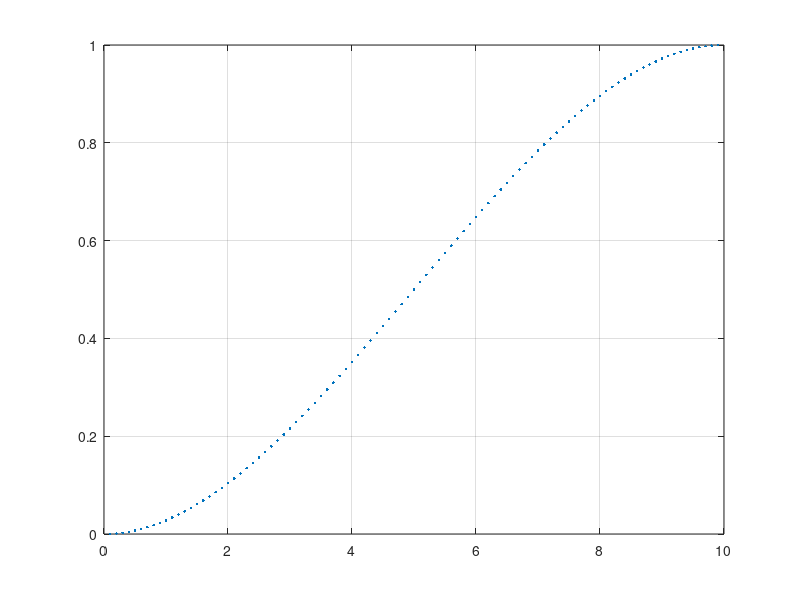

Reproduce this figure in MATLAB.
% Werikson Alves - 96708
% Aula 06 DE ELT 476 (07/07/22)
%==========================================================================
% Limpar todas as variaveis, janelas e o command window
close all; clear all; clc;

% Procura o diretorio com todos os arquivos relacionados ao projeto
PastaAtual = pwd;
PastaRaiz = 'ELT 476';
cd(PastaAtual(1:(strfind(PastaAtual,PastaRaiz)+numel(PastaRaiz)-1)))
addpath(genpath(pwd))
%% Plotar um caminho onde q0 = 0, q1~=1, q0~=q1 = 0, t=10s

ti = 0;
tf = 10;
Meqn = [1 ti ti^2 ti^3;
        0 1 2*ti 3*ti^2;
        1 tf tf^2 tf^3;
        0 1 2*tf 3*tf^2];  
Mq = [0 0 1 0]';
A = inv(Meqn)*Mq;
%%
x = [];
kk = 1;
t = tic;
tc = tic;
while toc(t) < tf
    if toc(tc) > 0.1
        tc = tic;
        q = A(1) + A(2)*toc(t) + A(3)*toc(t)^2 + A(4)*toc(t)^3;
        %qd = A(2)*t + 2*A(3)*t + 3*A(4)*t^2;        
        x(:,kk) = [toc(t);q];
        kk = kk+1;
    end
end
plot(x(1,:),x(2,:),'.');
grid on
